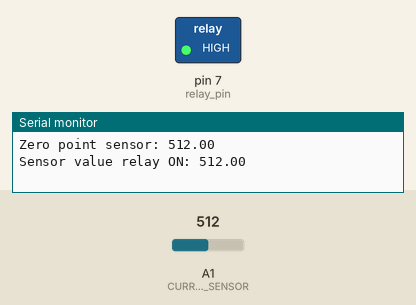
Recording of a sketch running on a simulated Arduino Uno, built with avr-gcc and run on an emulated ATmega328P. On the bench: switched loads named in the sketch (green lamp = pin HIGH), the last lines printed to the serial monitor. The test bench sets the inputs (shaded band); at power-on: A1 (CURRENT_SENSOR) = 512.

Above: at 7.5 s.
At 12.5 s:
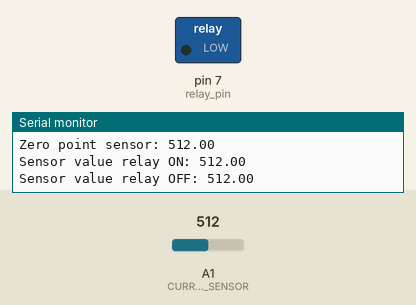
Timing chart, 0 to 18.0 s (numbered marks = the images above):
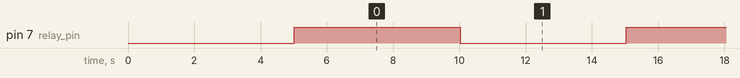

Measured:
- by itself, pin 7 (relay_pin): alternates HIGH for 5.0 s and LOW for 5.0 s

The sketch:

shield_test.ino
```cpp
/***************************************************
  This is a sketch to test the HA Shield

  Written by Marco Schwartz for Open Home Automation
 ****************************************************/

const int relay_pin = 7; // Relay pin

// Define current sensor pin
#define CURRENT_SENSOR A1

// Define measurement variables
float amplitude_current;
float effective_value;
float effective_voltage = 230; // Set voltage to 230V (Europe) or 110V (US)
float effective_power;
float zero_sensor;

void setup() {
  Serial.begin(9600);
  pinMode(relay_pin,OUTPUT);

  // Calibrate sensor with null current
  zero_sensor = getSensorValue();
  Serial.print("Zero point sensor: ");
  Serial.println(zero_sensor);
  Serial.println("");

  delay(5000);
}

void loop() {

  // Activate relay
  digitalWrite(relay_pin, HIGH);

   // Perform power measurement
  float sensor_value = getSensorValue();
  Serial.print("Sensor value relay ON: ");
  Serial.println(sensor_value);

  // Wait for 1 second
  delay(5000);

   // Deactivate relay
  digitalWrite(relay_pin, LOW);

  // Perform power measurement
  sensor_value = getSensorValue();
  Serial.print("Sensor value relay OFF: ");
  Serial.println(sensor_value);

  // Wait for 1 second
  delay(5000);

}

// Get the reading from the current sensor
float getSensorValue()
{
  int sensorValue;
  float avgSensor = 0;
  int nb_measurements = 100;
  for (int i = 0; i < nb_measurements; i++) {
    sensorValue = analogRead(CURRENT_SENSOR);
    avgSensor = avgSensor + float(sensorValue);
  }
  avgSensor = avgSensor/float(nb_measurements);
  return avgSensor;
}
```
